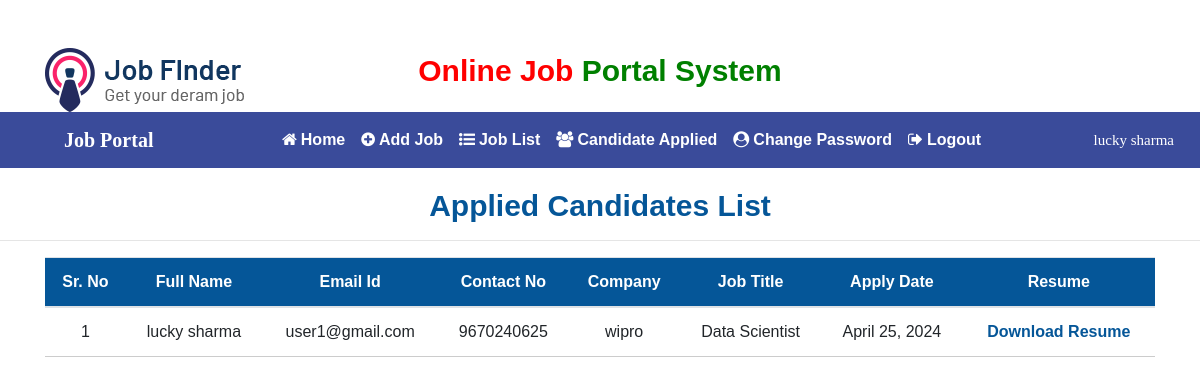
The page /applied_candidatelist (signed in) on the database its author committed.
### jobportal/models.py (models this page shows, shortened)
class Apply(models.Model):
    job = models.ForeignKey(Job, on_delete=models.CASCADE)
    student =models.ForeignKey(StudentUser, on_delete=models.CASCADE)
    resume = models.FileField(null=True)
    applydate = models.DateField()
    def __str__(self):
        return str(self.id)

class StudentUser(models.Model):
    user = models.ForeignKey(User, on_delete=models.CASCADE)
    mobile = models.CharField(max_length=15, null=True)
    image = models.FileField(null=True)
    gender = models.CharField(max_length=15, null=True)
    type = models.CharField(max_length=15, null=True)

class Job(models.Model):
    recruiter_user = models.ForeignKey(RecruiterUser, on_delete=models.CASCADE)
    start_date = models.DateField()
    end_date = models.DateField()
    title = models.CharField(max_length=100)
    salary = models.FloatField(max_length=20)
    image = models.FileField()
    description = models.CharField(max_length=300)
    experience = models.CharField(max_length=50)
    location = models.CharField(max_length=110)
    skills = models.CharField(max_length=110)
    creationdate = models.DateField()  # Corrected to DateField

class RecruiterUser(models.Model):
    user = models.ForeignKey(User, on_delete=models.CASCADE)
    mobile = models.CharField(max_length=15, null=True)
    image = models.FileField(null=True)
    gender = models.CharField(max_length=15, null=True)
    company = models.CharField(max_length=110, null=True)
    status = models.CharField(max_length=30, null=True)
    type = models.CharField(max_length=15, null=True)

### jobportal/views.py (the view)
# urls.py: path('applied_candidatelist',applied_candidatelist,name='applied_candidatelist'),
def applied_candidatelist(request):
    if not request.user.is_authenticated:
        return redirect('recruiter_login')
    data = Apply.objects.all()
    print('data',data)
    print("Number of applied candidates:", data.count())
    for apply in data:
        print("Applied Candidate Job ID:", apply.job.id)
        print("Applied Candidate Recruiter User ID:", apply.job.recruiter_user.user.id)
    d = {'data': data}
    return render(request,'applied_candidatelist.html',d)

### jobportal/templates/applied_candidatelist.html (shortened to what this page needs)
{% load static %}
{% block body %}
{% include 'recruiter_navigation.html' %}
<h1>Applied Candidates List</h1>
<hr>
<div class="container">
    <table class="table table-hover" id="example">
        <thead>
            <tr>
                <th>Sr. No</th>
                <th>Full Name</th>
                <th>Email Id</th>
                <th>Contact No</th>
                <th>Company</th>
                <th>Job Title</th>
                <th>Apply Date</th>
                <th>Resume</th>
            </tr>
        </thead>
        <tbody>
            {% for student in data %}
            <tr>
                <td>{{ forloop.counter }}</td>
                <td>{{ student.student.user.first_name }} {{ student.student.user.last_name }}</td>
                <td>{{ student.student.user.username }}</td>
                <td>{{ student.student.mobile }}</td>
                <td>{{ student.job.recruiter_user.company }}</td>
                <td>{{ student.job.title }}</td>
                <td>{{ student.applydate }}</td>
                <td><a href="{{ student.resume.url }}">Download Resume</a></td>
            </tr>
            {% endfor %}
        </tbody>
    </table>
</div>
{% endblock %}

### jobportal/templates/recruiter_navigation.html (shortened to what this page needs)
<!DOCTYPE html>
<html>
<head>
    {% load static %}
    <link rel="stylesheet" href="https://cdn.jsdelivr.net/npm/bootstrap@4.6.2/dist/css/bootstrap.min.css">
    <link rel="stylesheet" href="https://cdnjs.cloudflare.com/ajax/libs/font-awesome/4.7.0/css/font-awesome.min.css">
</head>
<body>
<div class="container">
    <div class="row">
        <div class="col-sm-3 mt-5">
            <img src="{% static 'images/logo.png' %}">
        </div>
        <div class="col-sm-6 mt-5 text-center">
            <span style="font-weight: bold; font-size: 30px; white-space: nowrap;">
                <span style="color: red;">Online Job</span>
                <span style="color: green;">Portal System</span>
            </span>
        </div>
    </div>
</div>
<nav class="navbar navbar-expand-sm" style="background-color:#3a4b9a ">
    <a class="navbar-brand text-white pl-5 font-weight-bold" style="font-family: 'Monospaced'; font-size: 20px">Job Portal</a>
    <ul class="navbar-nav mx-auto">
        <li class="nav-item">
            <a class="nav-link" href="{% url 'recruiter_home' %}"><i class="fa fa-home mr-1"></i>Home</a>
        </li>
        <li class="nav-item">
            <a class="nav-link" href="{% url 'add_job' %}" ><i class="fa fa-plus-circle mr-1"></i>Add Job</a>
        </li>
        <li class="nav-item">
            <a class="nav-link" href="{% url 'job_list' %}" ><i class="fa fa-list-ul mr-1"></i>Job List</a>
        </li>
        <li class="nav-item">
            <a class="nav-link" href="{% url 'applied_candidatelist' %}" ><i class="fa fa-group mr-1"></i>Candidate Applied</a>
        </li>
        <li class="nav-item">
            <a class="nav-link" href="{% url 'change_passwordrecruiter' %}" ><i class="fa fa-user-circle mr-1"></i>Change Password</a>
        </li>
        <li class="nav-item">
            <a class="nav-link" href="{% url 'index' %}" ><i class="fa fa-sign-out mr-1"></i>Logout</a>
        </li>
    </ul>
    <span class="navbar-brand user-name" style="font-family: Cursive">{{ request.user.first_name }} {{ request.user.last_name }}</span>
</nav>
</body>
</html>

### jobportal/templates/recruiter_navigation.html (style rules this page uses)
.nav-link { color: white; }
.user-name { font-family: 'Monospaced'; font-size: 15px; color: white; margin-right: 10px; }
.navbar-nav { margin: auto; }

### jobportal/templates/applied_candidatelist.html (style rules this page uses)
body { font-family: Arial, sans-serif; }
h1 { font-size: 30px; font-weight: bold; color: #055698; text-align: center; margin-top: 20px; }
table { width: 100%; border-collapse: collapse; }
th, td { padding: 10px; text-align: center; border-bottom: 1px solid #ccc; }
th { background-color: #055698; color: white; }
a { text-decoration: none; color: #055698; font-weight: bold; }

### rows shown on the page
Apply: student.user.first_name "lucky", student.user.last_name "sharma", student.user.username "user1@gmail.com", student.mobile "9670240625", job.recruiter_user.company "wipro", job "Data Scientist", applydate "April 25, 2024"

### other values the page prints
{{ request.user.first_name }} "lucky"
{{ request.user.last_name }} "sharma"
